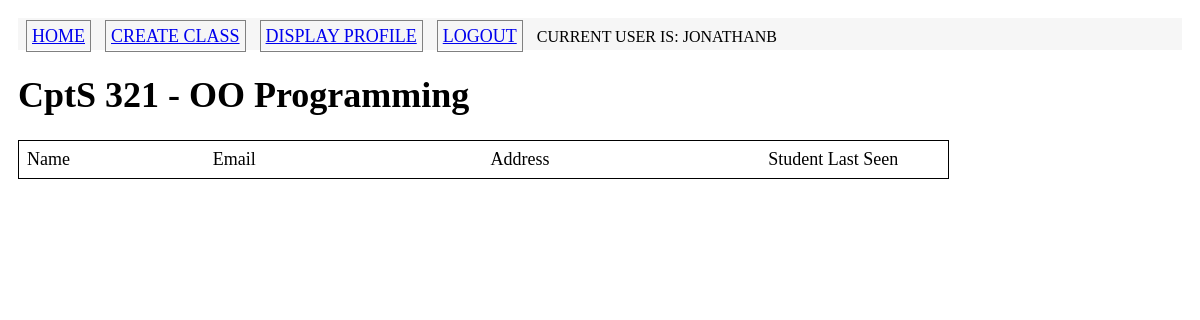
/roster/2 (signed in), run on the app's committed database.
### app/models.py (models this page shows, shortened)
class Student(UserMixin, db.Model):
    id = db.Column(db.Integer, primary_key = True)
    username = db.Column(db.String(64), unique=True, index = True) #usernames are unique
    password_hash = db.Column(db.String(128))
    firstname = db.Column(db.String(100))
    lastname = db.Column(db.String(100))
    address = db.Column(db.String(120))
    email = db.Column(db.String(120), unique=True, index=True)
    last_seen = db.Column(db.DateTime, default=datetime.utcnow) # tracks time
    classes = db.relationship('Enrolled', back_populates = 'studentenrolled')
    majorofstudent = db.relationship('StudentMajor', back_populates='_student')

class Class(db.Model):
    id = db.Column(db.Integer, primary_key=True)
    coursenum = db.Column(db.String(3))
    title = db.Column(db.String(150))
    major = db.Column(db.String(20), db.ForeignKey('major.name'))
    roster = db.relationship('Enrolled', back_populates = "classenrolled")

### app/routes.py (the view)
@app.route('/roster/<classid>', methods=['GET'])
@login_required
def roster(classid):
    theClass = Class.query.filter_by(id = classid).first()
    return render_template('roster.html', title='Class Roster', current_class = theClass)

### app/models.py (called while the page is built)
@login.user_loader
def load_user(id):
    return Student.query.get(int(id))

### app/routes.py (called while the page is built, shortened)
@app.before_request
def initDB(*args, **kwargs):
    if app._got_first_request:
        db.create_all()

@app.before_request
def before_request():
    if current_user.is_authenticated:
        current_user.last_seen = datetime.utcnow()
        db.session.add(current_user)
        db.session.commit()

### app/templates/roster.html (shortened to what this page needs)
{% extends "base.html" %}
{% block content %}
<h1>{{current_class.major}} {{current_class.coursenum}} - {{ current_class.title }}</h1>
<table class="coursetable">
    <thead>
    <tr valign="bottom">
        <td width="20%"> Name </td>
        <td width="30%"> Email </td>
        <td width="30%"> Address </td>
        <td width="20%"> Student Last Seen </td>
    </tr>
    </thead>
</table>
{% for enrollment in current_class.roster %}
    {% set student = enrollment.studentenrolled %}
{% endfor %}
{% endblock %}

### app/templates/base.html (shortened to what this page needs)
<html>
    <head>
       <link rel="stylesheet" href="{{ url_for('static', filename='css/main.css') }}">
    </head>
    <body>
        <div class ="nav-container">
        <table>
            <tr>
                <td><a href="{{ url_for('index') }}" class = "button">Home</a></td>
                <td><a href="{{ url_for('createclass') }}" class = "button">Create Class</a></td>
                {% if current_user.is_anonymous %}
                    <td><a href="{{ url_for('login') }}" class = "button">Login</a></td>
                {% else %}
                    <td><a href="{{ url_for('display_profile') }}" class = "button">Display Profile</a></td>
                    <td><a href="{{ url_for('logout') }}" class = "button">Logout</a></td>
                    <td> Current user is: <span class="useritem">{{ current_user.username }}</span></td>
                {% endif %}
            </tr>
        </table>
        </div>
        <div>
            {% block content %} {% endblock %}
        </div>
    </body>
</html>

### app/static/css/main.css (style rules this page uses)
body { margin: 0; padding: 1em; font-family: Tahoma; font-size : 18px; }
.nav-container { background:#f6f6f6; font-family: Tahoma; font-size: 12px; height: 32px; text-transform: uppercase; }
th, td { padding: 6px; }
.coursetable { text-align : left; border : 1px black solid; width: 80%; font-size: 18px; }
.button { width: 80px; font-size: 18px; margin: 10px 0px 0px 0px; padding: 5px; border: 1px solid gray; }

### data on the page
Student: username "JONATHANB"
Class: major "CptS", coursenum "321", title "OO Programming"
